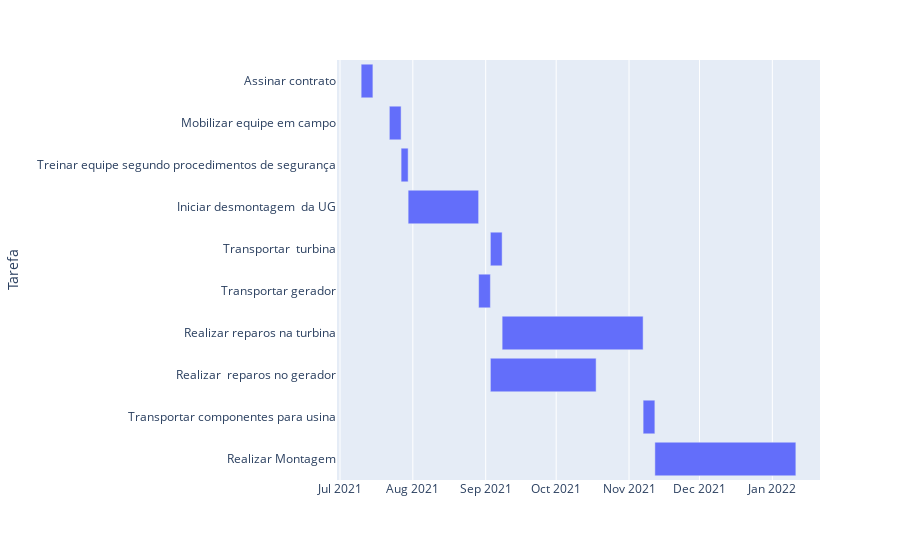

Write notebook code for a chart like this one.
### Code cell
# gráfico de Gantt
fig = px.timeline(tarefas, x_start="Início", x_end="Fim", y="Tarefa")
# o gráfico não ficou legal - ficou invertido - mudar isso
fig.update_yaxes(autorange="reversed")
fig.show()

### Figure 1 — Plotly figure (JSON) as saved in the notebook; plotly's stock layout.template omitted (floating-point values rounded to 4 significant figures)
{"data": [{"alignmentgroup": "True", "base": ["2021-07-10T00:00:00", "2021-07-22T00:00:00", "2021-07-27T00:00:00", "2021-07-30T00:00:00", "2021-09-03T00:00:00", "2021-08-29T00:00:00", "2021-09-08T00:00:00", "2021-09-03T00:00:00", "2021-11-07T00:00:00", "2021-11-12T00:00:00"], "hovertemplate": "Início=%{base}<br>Fim=%{x}<br>Tarefa=%{y}<extra></extra>", "legendgroup": "", "marker": {"color": "#636efa", "pattern": {"shape": ""}}, "name": "", "offsetgroup": "", "orientation": "h", "showlegend": false, "textposition": "auto", "type": "bar", "x": [432000000, 432000000, 259200000, 2592000000, 432000000, 432000000, 5184000000, 3888000000, 432000000, 5184000000], "xaxis": "x", "y": ["Assinar contrato", "Mobilizar equipe em campo", "Treinar equipe segundo procedimentos de segurança", "Iniciar desmontagem  da UG", "Transportar  turbina", "Transportar gerador", "Realizar reparos na turbina", "Realizar  reparos no gerador", "Transportar componentes para usina", "Realizar Montagem"], "yaxis": "y"}], "layout": {"barmode": "overlay", "legend": {"tracegroupgap": 0}, "margin": {"t": 60}, "xaxis": {"anchor": "y", "domain": [0, 1], "type": "date"}, "yaxis": {"anchor": "x", "autorange": "reversed", "domain": [0, 1], "title": {"text": "Tarefa"}}}}
